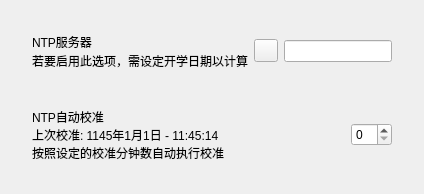
          <widget class="CardWidget" name="CardWidget_17">
           <property name="minimumSize">
            <size>
             <width>0</width>
             <height>70</height>
            </size>
           </property>
           <layout class="QVBoxLayout" name="verticalLayout_29">
            <property name="leftMargin">
             <number>16</number>
            </property>
            <property name="topMargin">
             <number>16</number>
            </property>
            <property name="rightMargin">
             <number>16</number>
            </property>
            <property name="bottomMargin">
             <number>16</number>
            </property>
            <item>
             <widget class="CardWidget" name="CardWidget_19">
              <property name="minimumSize">
               <size>
                <width>0</width>
                <height>70</height>
               </size>
              </property>
              <layout class="QHBoxLayout" name="horizontalLayout_20">
               <property name="leftMargin">
                <number>16</number>
               </property>
               <property name="topMargin">
                <number>16</number>
               </property>
               <property name="rightMargin">
                <number>16</number>
               </property>
               <property name="bottomMargin">
                <number>16</number>
               </property>
               <item>
                <layout class="QVBoxLayout" name="verticalLayout_31">
                 <property name="spacing">
                  <number>0</number>
                 </property>
                 <item>
                  <widget class="StrongBodyLabel" name="StrongBodyLabel_21">
                   <property name="sizePolicy">
                    <sizepolicy hsizetype="Expanding" vsizetype="Preferred">
                     <horstretch>0</horstretch>
                     <verstretch>0</verstretch>
                    </sizepolicy>
                   </property>
                   <property name="text">
                    <string>NTP服务器</string>
                   </property>
                  </widget>
                 </item>
                 <item>
                  <widget class="CaptionLabel" name="CaptionLabel_18">
                   <property name="text">
                    <string>若要启用此选项，需设定开学日期以计算</string>
                   </property>
                   <property name="wordWrap">
                    <bool>false</bool>
                   </property>
                   <property name="lightColor" stdset="0">
                    <color alpha="150">
                     <red>0</red>
                     <green>0</green>
                     <blue>0</blue>
                    </color>
                   </property>
                   <property name="darkColor" stdset="0">
                    <color alpha="200">
                     <red>255</red>
                     <green>255</green>
                     <blue>255</blue>
                    </color>
                   </property>
                  </widget>
                 </item>
                </layout>
               </item>
               <item>
                <widget class="ToolButton" name="ntp_refresh_button"/>
               </item>
               <item>
                <widget class="LineEdit" name="ntp_server_url">
                 <property name="sizePolicy">
                  <sizepolicy hsizetype="Maximum" vsizetype="Fixed">
                   <horstretch>0</horstretch>
                   <verstretch>0</verstretch>
                  </sizepolicy>
                 </property>
                </widget>
               </item>
              </layout>
             </widget>
            </item>
            <item>
             <widget class="CardWidget" name="CardWidget_20">
              <property name="minimumSize">
               <size>
                <width>0</width>
                <height>70</height>
               </size>
              </property>
              <layout class="QHBoxLayout" name="horizontalLayout_21">
               <property name="leftMargin">
                <number>16</number>
               </property>
               <property name="topMargin">
                <number>16</number>
               </property>
               <property name="rightMargin">
                <number>16</number>
               </property>
               <property name="bottomMargin">
                <number>16</number>
               </property>
               <item>
                <layout class="QVBoxLayout" name="verticalLayout_32">
                 <property name="spacing">
                  <number>0</number>
                 </property>
                 <item>
                  <widget class="StrongBodyLabel" name="StrongBodyLabel_22">
                   <property name="sizePolicy">
                    <sizepolicy hsizetype="Expanding" vsizetype="Preferred">
                     <horstretch>0</horstretch>
                     <verstretch>0</verstretch>
                    </sizepolicy>
                   </property>
                   <property name="text">
                    <string>NTP自动校准</string>
                   </property>
                  </widget>
                 </item>
                 <item>
                  <widget class="CaptionLabel" name="CaptionLabel_20">
                   <property name="styleSheet">
                    <string notr="true"/>
                   </property>
                   <property name="text">
                    <string>上次校准: 1145年1月1日 - 11:45:14</string>
                   </property>
                   <property name="wordWrap">
                    <bool>false</bool>
                   </property>
                   <property name="lightColor" stdset="0">
                    <color alpha="150">
                     <red>0</red>
                     <green>0</green>
                     <blue>0</blue>
                    </color>
                   </property>
                   <property name="darkColor" stdset="0">
                    <color alpha="200">
                     <red>255</red>
                     <green>255</green>
                     <blue>255</blue>
                    </color>
                   </property>
                  </widget>
                 </item>
                 <item>
                  <widget class="CaptionLabel" name="CaptionLabel_19">
                   <property name="text">
                    <string>按照设定的校准分钟数自动执行校准</string>
                   </property>
                   <property name="wordWrap">
                    <bool>false</bool>
                   </property>
                   <property name="lightColor" stdset="0">
                    <color alpha="150">
                     <red>0</red>
                     <green>0</green>
                     <blue>0</blue>
                    </color>
                   </property>
                   <property name="darkColor" stdset="0">
                    <color alpha="200">
                     <red>255</red>
                     <green>255</green>
                     <blue>255</blue>
                    </color>
                   </property>
                  </widget>
                 </item>
                </layout>
               </item>
               <item>
                <widget class="SpinBox" name="ntp_refresh_picker"/>
               </item>
              </layout>
             </widget>
            </item>
           </layout>
          </widget>
